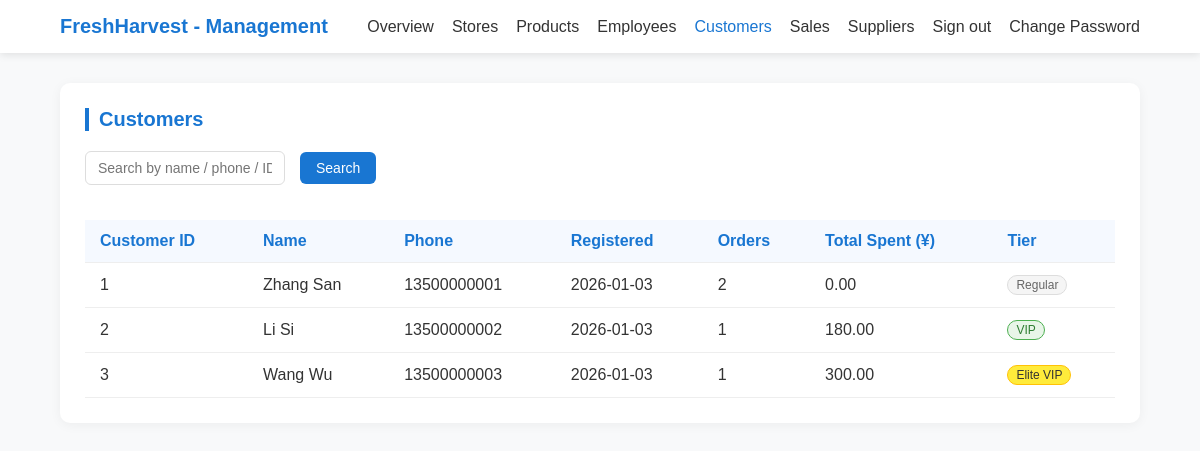
The app's page /manager/customers.php with its own data.
### tables this page shows
CREATE TABLE IF NOT EXISTS `Customer` (
  `customer_ID` INT NOT NULL AUTO_INCREMENT,
  `user_name` VARCHAR(45) , 
  `phone` VARCHAR(20) NULL,
  `email` VARCHAR(100) NULL UNIQUE,
  `gender` ENUM('Male', 'Female'),
  `address` VARCHAR(200) NULL,
  `accu_cost` DECIMAL(10,2) NULL,
  `loyalty_level` ENUM('Regular', 'VIP', 'VVIP') DEFAULT 'Regular',
  `created_at` TIMESTAMP DEFAULT CURRENT_TIMESTAMP,
  PRIMARY KEY (`customer_ID`),
  CONSTRAINT `fk_customer_user_name`
    FOREIGN KEY (`user_name`)
    REFERENCES `User` (`user_name`)
    ON DELETE NO ACTION
    ON UPDATE NO ACTION);

### manager/inc/data.php (called while the page is built, shortened)
<?php
require_once __DIR__ . '/db_connect.php';
function getProductsViewData() {
    global $conn;
    $products = [];
    try {
        $sql = "SELECT * FROM v_products_list";
        $result = $conn->query($sql);
        if ($result && $result->num_rows > 0) {
            while ($row = $result->fetch_assoc()) {
                $statusText = '';
                $stock = $row['stock'];
                if ($stock <= 0) {
                    $statusText = 'Out of stock';
                } elseif ($stock < 10) {
                    $statusText = 'Low stock';
                } else {
                    $statusText = 'In stock';
                }
                $products[] = [
                    'id' => $row['id'],
                    'name' => $row['name'],
                    'sku' => $row['sku'],
                    'description' => $row['description'],
                    'spec' => $row['parent_category'] ?? '',
                    'unit' => $row['unit'],
                    'price' => '¥' . number_format($row['price'], 2),
                    'category' => $row['category'],
                    'status' => $row['status'],
                    'statusText' => $statusText,
                    'stock' => $stock,
                    'image' => '',
                ];
            }
        }
    } catch (Exception $e) {
        error_log("获取产品数据失败: " . $e->getMessage());
    }
    return $products;
}
function getCustomersData() {
    global $conn;
    $customers = [];
    try {
        $sql = "
        SELECT
            c.customer_ID as id,
            CONCAT(u.first_name, ' ', u.last_name) as name,
            c.phone,
            c.email,
            DATE(c.created_at) as registered,
            c.loyalty_level,
            -- 统计订单信息
            COUNT(DISTINCT co.order_ID) as order_count,
            c.accu_cost as total_spent
        FROM
            Customer c
            JOIN User u ON c.user_name = u.user_name
            LEFT JOIN CustomerOrder co ON c.customer_ID = co.customer_ID
        GROUP BY
            c.customer_ID,
            u.first_name,
            u.last_name,
            c.phone,
            c.email,
            c.created_at,
            c.loyalty_level
        ORDER BY
            c.customer_ID ASC";
        $result = $conn->query($sql);
        if ($result->num_rows > 0) {
            while ($row = $result->fetch_assoc()) {
                $customers[] = [
                    'id' => $row['id'] ?? '',
                    'name' => $row['name'] ?? '',
                    'phone' => $row['phone'] ?? '',
                    'registered' => $row['registered'] ?? '',
                    'orders' => intval($row['order_count'] ?? 0),
                    'total_spent' => floatval($row['total_spent'] ?? 0),
                    'loyalty_level' => $row['loyalty_level'] ?? 'Regular'
                ];
            }
        } else {
            error_log("顾客数据查询结果为空");
        }
    } catch (Exception $e) {
        error_log("获取顾客数据失败: " . $e->getMessage());
    }
    return $customers;
}
$products = getProductsViewData();
$customers = getCustomersData();
?>

### manager/customers.php (the view, shortened to what this page needs)
<?php
require_once __DIR__ . '/inc/db_connect.php';
require_once __DIR__ . '/inc/data.php';
require_once __DIR__ . '/inc/header.php';
?>
<section class="section">
    <h2 class="section-title">Customers</h2>
    <div class="filter-bar" style="align-items:center;">
        <input id="custSearch" class="filter-input" placeholder="Search by name / phone / ID">
        <button id="custSearchBtn" class="btn btn-primary">Search</button>
    </div>
    <div style="overflow:auto;">
        <table class="data-table" id="customersTable">
            <thead>
                <tr>
                    <th>Customer ID</th>
                    <th>Name</th>
                    <th>Phone</th>
                    <th>Registered</th>
                    <th>Orders</th>
                    <th>Total Spent (¥)</th>
                    <th>Tier</th>
                </tr>
            </thead>
            <tbody>
                <?php if (empty($customers)): ?>
                <tr>
                    <td colspan="7" style="text-align:center;padding:20px;color:#666;">
                        No customer data
                    </td>
                </tr>
                <?php else: ?>
                <?php foreach ($customers as $c): ?>
                <tr>
                    <td><?= htmlspecialchars($c['id']) ?></td>
                    <td><?= htmlspecialchars($c['name']) ?></td>
                    <td><?= htmlspecialchars($c['phone']) ?></td>
                    <td><?= htmlspecialchars($c['registered']) ?></td>
                    <td><?= $c['orders'] ?></td>
                    <td><?= number_format($c['total_spent'], 2) ?></td>
                    <td>
                        <?php
                        $loyaltyText = $c['loyalty_level'];
                        $loyaltyClass = '';
                        switch ($loyaltyText) {
                            case 'VVIP':
                                $loyaltyText = 'Elite VIP';
                                $loyaltyClass = 'vip-vvip';
                                break;
                            case 'VIP':
                                $loyaltyText = 'VIP';
                                $loyaltyClass = 'vip-normal';
                                break;
                            case 'Regular':
                            default:
                                $loyaltyText = 'Regular';
                                $loyaltyClass = 'vip-regular';
                                break;
                        }
                        ?>
                        <span class="vip-tag <?= $loyaltyClass ?>"><?= htmlspecialchars($loyaltyText) ?></span>
                    </td>
                </tr>
                <?php endforeach; ?>
                <?php endif; ?>
            </tbody>
        </table>
    </div>
</section>

### manager/inc/header.php (shortened to what this page needs)
<!DOCTYPE html>
<html lang="en">
<head>
</head>
<body>
<header class="header">
    <div class="nav-container">
        <a href="overview.php" class="logo">FreshHarvest - Management</a>
        <?php
        $curPage = basename($_SERVER['PHP_SELF']);
        $navLinks = [
            'Overview' => 'overview.php',
            'Stores' => 'stores.php',
            'Products' => 'goods.php',
            'Employees' => 'employees.php',
            'Customers' => 'customers.php',
            'Sales' => 'saletrend.php',
            'Suppliers' => 'sup_Info.php',
            'Sign out' => 'logout',
            'Change Password' => 'change_password.php'
        ];
        echo '<ul class="nav-menu">';
        foreach ($navLinks as $label => $url) {
          if ($label === 'Sign out') {
             echo "<li><a class='nav-link logout-btn' href='javascript:void(0)'>{$label}</a></li>";
          } else {
            $activeClass = ($curPage === basename($url)) ? 'active' : '';
            echo "<li><a class='nav-link {$activeClass}' href='{$url}'>{$label}</a></li>";
          }
        }
        echo '</ul>';
?>
    </div>
</header>
<main>

### manager/inc/header.php (style rules this page uses)
* { margin:0;padding:0;box-sizing:border-box;font-family:'Microsoft YaHei',Arial,sans-serif; }
body { background:#f8f9fa;color:#333; }
.header { background:#fff;box-shadow:0 2px 8px rgba(0,0,0,0.1);position:sticky;top:0;z-index:999; }
.nav-container { width:90%;margin:0 auto;display:flex;justify-content:space-between;align-items:center;padding:15px 0; }
.logo { font-size:20px;font-weight:700;color:#1976d2;text-decoration:none; }
.nav-menu { display:flex;list-style:none;gap:18px; }
.nav-link { color:#333;text-decoration:none;font-weight:500;transition:color 0.3s; }
.nav-link:hover, .nav-link.active { color:#1976d2; }
main { width:90%;margin:30px auto;min-height:calc(100vh - 200px); }
.section { background:#fff;border-radius:10px;box-shadow:0 2px 12px rgba(0,0,0,0.05);padding:25px;margin-bottom:30px; }
.section-title { font-size:20px;font-weight:600;margin-bottom:20px;color:#1976d2;border-left:4px solid #1976d2;padding-left:10px; }
.data-table { width:100%;border-collapse:collapse;margin-top:15px; }
.data-table th, .data-table td { padding:12px 15px;text-align:left;border-bottom:1px solid #eee; }
.data-table th { background:#f5f9ff;color:#1976d2;font-weight:600; }
.btn { padding:8px 16px;border-radius:6px;border:none;font-size:14px;cursor:pointer;transition:background-color 0.3s; }
.btn-primary { background:#1976d2;color:white; }
.filter-bar { display:flex;gap:15px;margin-bottom:20px;flex-wrap:wrap;align-items:center; }
.filter-input { padding:8px 12px;border:1px solid #ddd;border-radius:6px;font-size:14px;width:200px; }

### manager/customers.php (style rules this page uses)
.vip-tag { display: inline-block; padding: 2px 8px; border-radius: 12px; font-size: 12px; font-weight: 500; }
.vip-vvip { background-color: #ffeb3b; color: #333; border: 1px solid #ffc107; }
.vip-normal { background-color: #e8f5e8; color: #2e7d32; border: 1px solid #4caf50; }
.vip-regular { background-color: #f5f5f5; color: #666; border: 1px solid #ddd; }

### records on screen
customer: customer_ID "1", name "Zhang San", phone "13500000001", registered "2026-01-03", orders "2", accu_cost "0.00", loyalty_level "Regular"
customer: customer_ID "2", name "Li Si", phone "13500000002", registered "2026-01-03", orders "1", accu_cost "180.00", loyalty_level "VIP"
customer: customer_ID "3", name "Wang Wu", phone "13500000003", registered "2026-01-03", orders "1", accu_cost "300.00", loyalty_level "Elite VIP"

### other values on screen
$label "Overview"
$label "Stores"
$label "Products"
$label "Employees"
$label "Customers"
$label "Sales"
$label "Suppliers"
$label "Sign out"
$label "Change Password"
